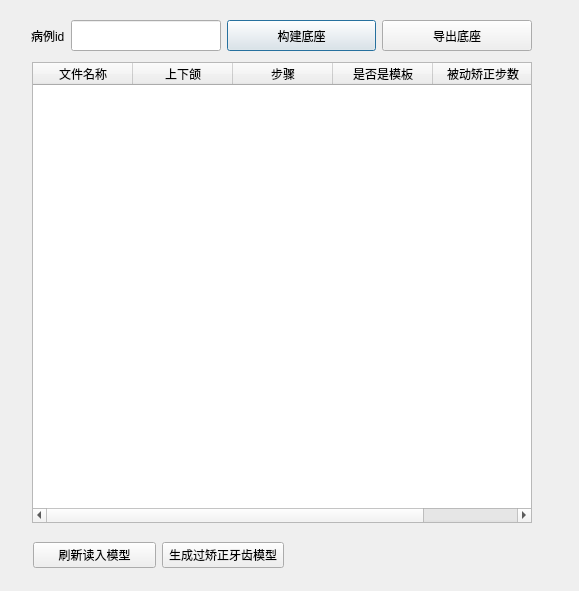
<?xml version="1.0" encoding="UTF-8"?>
<ui version="4.0">
 <class>DrawTextParameterDialog</class>
 <widget class="QDialog" name="DrawTextParameterDialog">
  <property name="geometry">
   <rect>
    <x>0</x>
    <y>0</y>
    <width>579</width>
    <height>591</height>
   </rect>
  </property>
  <property name="sizePolicy">
   <sizepolicy hsizetype="Preferred" vsizetype="Expanding">
    <horstretch>0</horstretch>
    <verstretch>0</verstretch>
   </sizepolicy>
  </property>
  <property name="windowTitle">
   <string>添加标模型签</string>
  </property>
  <widget class="QWidget" name="layoutWidget">
   <property name="geometry">
    <rect>
     <x>31</x>
     <y>20</y>
     <width>501</width>
     <height>31</height>
    </rect>
   </property>
   <layout class="QHBoxLayout" name="horizontalLayout">
    <item>
     <widget class="QLabel" name="label">
      <property name="sizePolicy">
       <sizepolicy hsizetype="Preferred" vsizetype="Expanding">
        <horstretch>0</horstretch>
        <verstretch>0</verstretch>
       </sizepolicy>
      </property>
      <property name="text">
       <string>病例id</string>
      </property>
     </widget>
    </item>
    <item>
     <widget class="QLineEdit" name="lineEdit_id">
      <property name="sizePolicy">
       <sizepolicy hsizetype="Expanding" vsizetype="Expanding">
        <horstretch>0</horstretch>
        <verstretch>0</verstretch>
       </sizepolicy>
      </property>
     </widget>
    </item>
    <item>
     <widget class="QPushButton" name="pushButton_create_base">
      <property name="sizePolicy">
       <sizepolicy hsizetype="Expanding" vsizetype="Expanding">
        <horstretch>0</horstretch>
        <verstretch>0</verstretch>
       </sizepolicy>
      </property>
      <property name="text">
       <string>构建底座</string>
      </property>
     </widget>
    </item>
    <item>
     <widget class="QPushButton" name="pushButton_export_base">
      <property name="sizePolicy">
       <sizepolicy hsizetype="Expanding" vsizetype="Expanding">
        <horstretch>0</horstretch>
        <verstretch>0</verstretch>
       </sizepolicy>
      </property>
      <property name="text">
       <string>导出底座</string>
      </property>
     </widget>
    </item>
   </layout>
  </widget>
  <widget class="QTableWidget" name="tableWidget_modelNames">
   <property name="geometry">
    <rect>
     <x>32</x>
     <y>62</y>
     <width>500</width>
     <height>461</height>
    </rect>
   </property>
   <property name="sizePolicy">
    <sizepolicy hsizetype="Expanding" vsizetype="Expanding">
     <horstretch>0</horstretch>
     <verstretch>0</verstretch>
    </sizepolicy>
   </property>
   <property name="verticalScrollBarPolicy">
    <enum>Qt::ScrollBarAsNeeded</enum>
   </property>
   <attribute name="horizontalHeaderVisible">
    <bool>true</bool>
   </attribute>
   <attribute name="horizontalHeaderCascadingSectionResizes">
    <bool>true</bool>
   </attribute>
   <attribute name="horizontalHeaderDefaultSectionSize">
    <number>100</number>
   </attribute>
   <attribute name="horizontalHeaderHighlightSections">
    <bool>true</bool>
   </attribute>
   <attribute name="horizontalHeaderMinimumSectionSize">
    <number>20</number>
   </attribute>
   <attribute name="horizontalHeaderShowSortIndicator" stdset="0">
    <bool>true</bool>
   </attribute>
   <attribute name="horizontalHeaderStretchLastSection">
    <bool>true</bool>
   </attribute>
   <attribute name="verticalHeaderShowSortIndicator" stdset="0">
    <bool>true</bool>
   </attribute>
   <column>
    <property name="text">
     <string>文件名称</string>
    </property>
    <property name="font">
     <font>
      <weight>50</weight>
      <bold>false</bold>
     </font>
    </property>
    <property name="textAlignment">
     <set>AlignHCenter|AlignVCenter|AlignCenter</set>
    </property>
   </column>
   <column>
    <property name="text">
     <string>上下颌</string>
    </property>
    <property name="textAlignment">
     <set>AlignHCenter|AlignVCenter|AlignCenter</set>
    </property>
   </column>
   <column>
    <property name="text">
     <string>步骤</string>
    </property>
    <property name="textAlignment">
     <set>AlignHCenter|AlignVCenter|AlignCenter</set>
    </property>
   </column>
   <column>
    <property name="text">
     <string>是否是模板</string>
    </property>
    <property name="textAlignment">
     <set>AlignHCenter|AlignVCenter|AlignCenter</set>
    </property>
   </column>
   <column>
    <property name="text">
     <string>被动矫正步数</string>
    </property>
    <property name="textAlignment">
     <set>AlignHCenter|AlignVCenter|AlignCenter</set>
    </property>
   </column>
  </widget>
  <widget class="QWidget" name="layoutWidget">
   <property name="geometry">
    <rect>
     <x>33</x>
     <y>530</y>
     <width>251</width>
     <height>51</height>
    </rect>
   </property>
   <layout class="QHBoxLayout" name="horizontalLayout_2">
    <item>
     <widget class="QPushButton" name="pushButton_refreshLoadmodels">
      <property name="sizePolicy">
       <sizepolicy hsizetype="Minimum" vsizetype="Fixed">
        <horstretch>0</horstretch>
        <verstretch>0</verstretch>
       </sizepolicy>
      </property>
      <property name="text">
       <string>刷新读入模型</string>
      </property>
     </widget>
    </item>
    <item>
     <widget class="QPushButton" name="pushButton_addOvercorrectionModels">
      <property name="text">
       <string>生成过矫正牙齿模型</string>
      </property>
     </widget>
    </item>
   </layout>
  </widget>
 </widget>
 <resources/>
 <connections/>
</ui>
